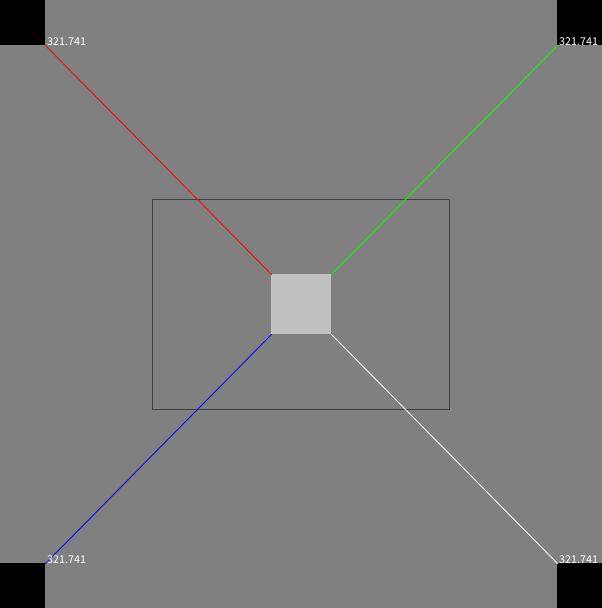
Frame 1 (no input)
Frame 60 (the mouse pressed at the canvas centre just before this capture): identical to frame 1, image omitted
Frame 120 (the mouse held since frame 60 and released just before this capture): identical to frame 1, image omitted

The Processing sketch that drew this single still picture (run headless with seeded random() and noise(); from frame 60 on, the mouse is pressed at the canvas centre):

// Processing sketch: zarPlotterBeltAnimation
// ── zarPlotterBeltAnimation.pde
// animated belt length calculator
// dan royer (dan@marginallyclever.com) 2017-08-14
final float MOTOR = 45;
final float PLOTTER = 60;
final float PLOTTER_HALF = PLOTTER / 2;

float px,py;

void setup() {
  size(602,608);  // size of machine
  px=width/2;
  py=height/2;
}

void mouseDragged() {
  float mdx = mouseX - pmouseX;
  float mdy = mouseY - pmouseY;
  px+=mdx;
  py+=mdy;
  // will update entire picture on next draw()
}

void draw() {
  background(128,128,128);
  drawA4();
   
  drawMotors();
  drawPlotter();
  drawBelts();
}

void drawA4() {
  noFill();
  stroke(64,64,64);
  float w=297;
  float h=210;
  rect((width/2.0)-(w/2.0),
       (height/2.0)-(h/2.0),
       w,
       h);
}


void drawMotors() {
  noStroke();
  fill(0,0,0);
  rect(          0,           0,MOTOR,MOTOR);
  rect(width-MOTOR,           0,MOTOR,MOTOR);
  rect(          0,height-MOTOR,MOTOR,MOTOR);
  rect(width-MOTOR,height-MOTOR,MOTOR,MOTOR);
}

void drawPlotter() {
  noStroke();
  fill(192,192,192);
  rect(px-PLOTTER_HALF,py-PLOTTER_HALF,PLOTTER,PLOTTER);
}

void drawBelts() {
  fill(255,255,255);
  stroke(255,  0,  0);  line2(      MOTOR,       MOTOR,px-PLOTTER_HALF,py-PLOTTER_HALF);
  stroke(  0,255,  0);  line2(width-MOTOR,       MOTOR,px+PLOTTER_HALF,py-PLOTTER_HALF);
  stroke(  0,  0,255);  line2(      MOTOR,height-MOTOR,px-PLOTTER_HALF,py+PLOTTER_HALF);
  stroke(255,255,255);  line2(width-MOTOR,height-MOTOR,px+PLOTTER_HALF,py+PLOTTER_HALF);
}

void line2(float x1,float y1,float x2,float y2) {
  line(x1,y1,x2,y2);
  float dx=x1-x2;
  float dy=y1-y2;
  float d=sqrt(dx*dx+dy*dy);
  text(d,x1,y1);
}
